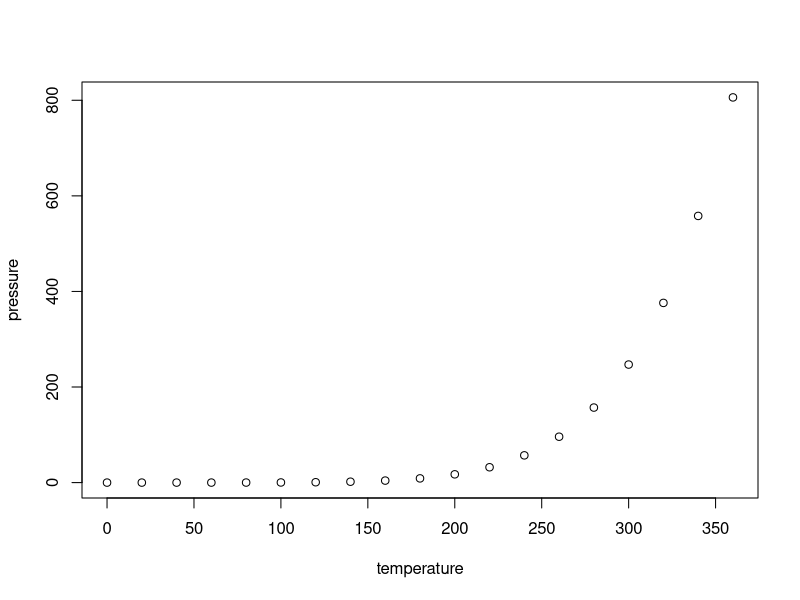
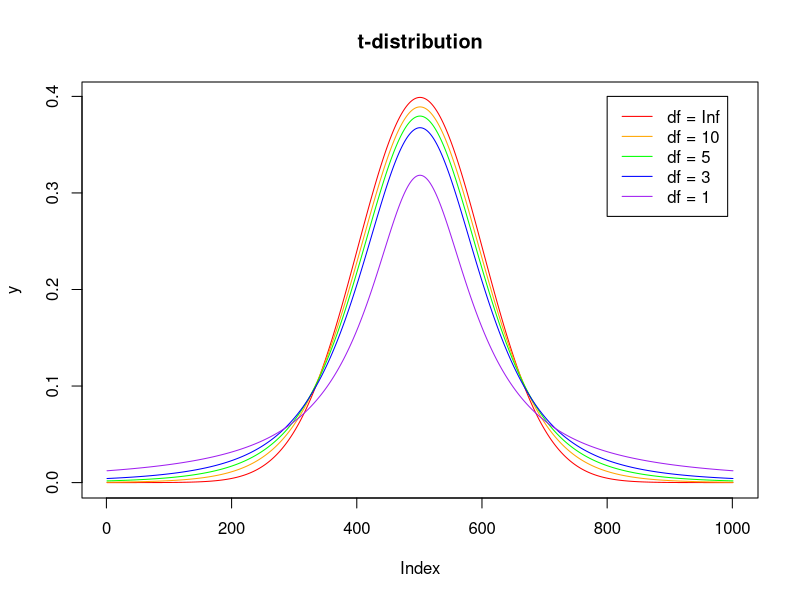

Write R code to recreate these figures, in order.
## ---- chunk 1
knitr::opts_chunk$set(echo = FALSE)
## ---- chunk 2
summary(cars)
## ---- chunk 3
### <b>
x <- 10
y <- x * 2
### </b>
plot(pressure)
## ---- chunk 4
x <- seq(-5, 5, by = 0.01)
y <- dt(x, df = Inf)
y2 <- dt(x, df = 10)
y3 <- dt(x, df = 5)
y4 <- dt(x, df = 3)
y5 <- dt(x, df = 1)
plot(y, type = "l", main = "t-distribution",col = "Red")
lines(y2,col = "Orange",)
lines(y3,col = "Green")
lines(y4,col = "Blue")
lines(y5,col = "Purple")
legend(800, 0.4, legend=c("df = Inf", "df = 10", "df = 5","df = 3", "df = 1"),
       col=c("Red", "Orange", "Green", "Blue", "Purple"), lty=1)
